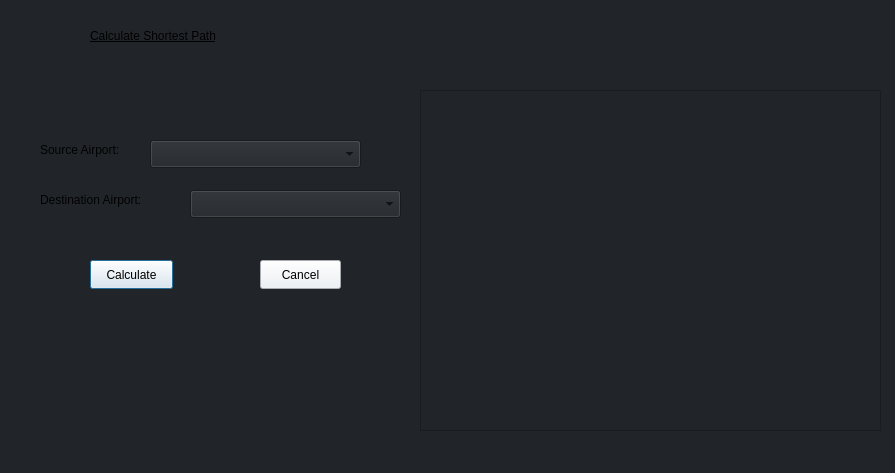
<?xml version="1.0" encoding="UTF-8"?>
<ui version="4.0">
 <class>Shortest_Path</class>
 <widget class="QDialog" name="Shortest_Path">
  <property name="geometry">
   <rect>
    <x>0</x>
    <y>0</y>
    <width>895</width>
    <height>473</height>
   </rect>
  </property>
  <property name="windowTitle">
   <string>Shortest Path</string>
  </property>
  <property name="styleSheet">
   <string notr="true">background-color: rgb(33, 37, 41);</string>
  </property>
  <widget class="QLabel" name="label">
   <property name="geometry">
    <rect>
     <x>90</x>
     <y>20</y>
     <width>361</width>
     <height>31</height>
    </rect>
   </property>
   <property name="styleSheet">
    <string notr="true">font: 700 18pt &quot;Segoe UI&quot;;
text-decoration: underline;</string>
   </property>
   <property name="text">
    <string>Calculate Shortest Path</string>
   </property>
  </widget>
  <widget class="QLabel" name="label_2">
   <property name="geometry">
    <rect>
     <x>40</x>
     <y>140</y>
     <width>131</width>
     <height>20</height>
    </rect>
   </property>
   <property name="styleSheet">
    <string notr="true">font: 700 9pt &quot;Segoe UI&quot;;</string>
   </property>
   <property name="text">
    <string>Source Airport:</string>
   </property>
  </widget>
  <widget class="QLabel" name="label_3">
   <property name="geometry">
    <rect>
     <x>40</x>
     <y>190</y>
     <width>161</width>
     <height>20</height>
    </rect>
   </property>
   <property name="styleSheet">
    <string notr="true">font: 700 9pt &quot;Segoe UI&quot;;</string>
   </property>
   <property name="text">
    <string>Destination Airport:</string>
   </property>
  </widget>
  <widget class="QPushButton" name="calculate_button">
   <property name="geometry">
    <rect>
     <x>90</x>
     <y>260</y>
     <width>83</width>
     <height>29</height>
    </rect>
   </property>
   <property name="styleSheet">
    <string notr="true">background-color: rgb(235, 240, 245);
color: rgb(0, 0, 0);
font: 700 9pt &quot;Segoe UI&quot;;
</string>
   </property>
   <property name="text">
    <string>Calculate</string>
   </property>
  </widget>
  <widget class="QPushButton" name="cancel_button">
   <property name="geometry">
    <rect>
     <x>260</x>
     <y>260</y>
     <width>81</width>
     <height>29</height>
    </rect>
   </property>
   <property name="styleSheet">
    <string notr="true">background-color: rgb(235, 240, 245);
color: rgb(0, 0, 0);
font: 700 9pt &quot;Segoe UI&quot;;</string>
   </property>
   <property name="text">
    <string>Cancel</string>
   </property>
  </widget>
  <widget class="QComboBox" name="comboBox">
   <property name="geometry">
    <rect>
     <x>150</x>
     <y>140</y>
     <width>211</width>
     <height>28</height>
    </rect>
   </property>
  </widget>
  <widget class="QComboBox" name="comboBox_2">
   <property name="geometry">
    <rect>
     <x>190</x>
     <y>190</y>
     <width>211</width>
     <height>28</height>
    </rect>
   </property>
  </widget>
  <widget class="QGraphicsView" name="graphicsView">
   <property name="geometry">
    <rect>
     <x>420</x>
     <y>90</y>
     <width>461</width>
     <height>341</height>
    </rect>
   </property>
  </widget>
 </widget>
 <resources/>
 <connections/>
</ui>
